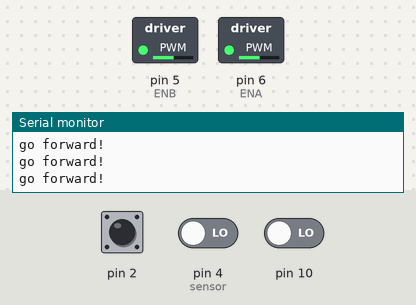
Bench run of a sketch on a simulated Arduino Uno, built with avr-gcc and run on an emulated ATmega328P. Parts: switched loads named in the sketch (green lamp = pin HIGH), the last lines printed to the serial monitor. Dashed ring = blinking. Inputs (shaded band) come from the test bench; at power-on: pin 4 (sensor) LOW, pin 2 HIGH, pin 10 LOW.

Above: at 1.2 s.
1.3 s: pin 4 (sensor) driven HIGH
At 1.7 s:
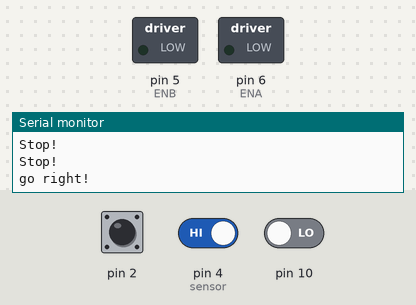
At 3.7 s:
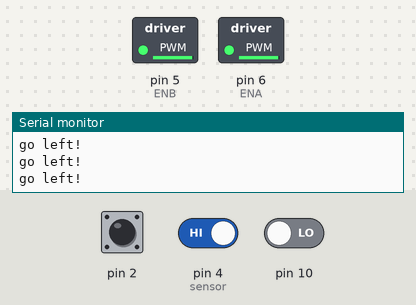
4.3 s: pin 4 (sensor) driven LOW
At 5.0 s:
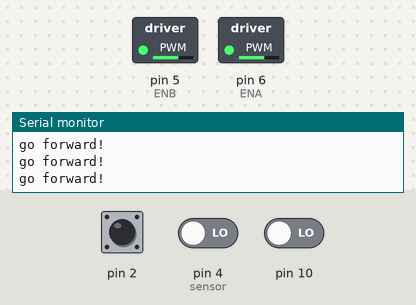
Timing chart, 0 to 7.3 s (numbered marks = the images above; inputs shaded):
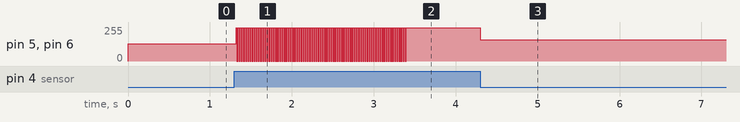

Measured:
- after the input at 1.3 s, pin 5 (ENB), pin 6 (ENA): alternates 250/255 for 0.01 s and 0/255 for 0.01 s, 161 changes in all, then stays 250/255, starting at once
- after the input at 4.3 s, pin 5 (ENB), pin 6 (ENA): 250/255 → 160/255 at once

The sketch:

Self-Driving-Car.ino
```cpp
//www.elegoo.com

//Line Tracking IO define
#define LT_R !digitalRead(10)//right sensor
#define LT_M !digitalRead(4)//middle sensor
#define LT_L !digitalRead(2)//left sensor

#define ENB 5 //left or right wheels speed
#define IN1 7
#define IN2 8
#define IN3 9
#define IN4 11
#define ENA 6 // left or right wheels speed

//keeps track how many times we cross stop line
int counter = 0;

//The turnCounter is used to bring the car back to the track
//when it loses it (precisely when the car run over a broken line)
int turnCounter = 0;

int carSpeed = 130;// You can play with this value.

//In some cases (zig-zag, brorken line) we need to memorize
//to which side we need ot turn and keep turning
//even if the sensor doesn't detect line anymore.
//This is the use of lft
bool lft = 0;


 void finish(){//checks if the car is at the finish line (three perpendicular lines) and manipulates counter
     if(LT_L&&LT_M &&LT_R){//if all sensors are off -  we are on the finish line or out of the track
      forward();
        counter++;
        Serial.println( "Counter is:");
        Serial.println(counter,DEC);
    }
     if(counter >=3 ){
        stop();
     }
  }
//This method will kick in when the line become brocken.
//Once activated the car will remain under its control even if the line is not broken anymore.
//This regime is NOT suitable for other configurations of the line and you may want to change it.
//This method works so because it was initialy writen for a specific competition.
  void brokenLine(){
    if(turnCounter >80){
      back();
       while(!LT_M){
          if(lft){
            right();
          }else{
            left();
          }
        }
        carSpeed = 160;
      while(counter<3){
        if(LT_L){
         leftS();
        }
        else if(LT_R){
          rightS();
        }
        while(LT_M&& counter<3){
        forward();
        finish();
        }
      }
      while(true){
        stop;
      }
    }
  }

  void noTrack(){
    if(!LT_M){ //if it is beyound the track then reverse
      if(!LT_R){
        if(!LT_L){
          back();
          Serial.println("REVERSE");
          while(!(LT_M || LT_L || LT_R));
        }
      }
    }
  }

  void forward(){
    analogWrite(ENA, carSpeed);
    analogWrite(ENB, carSpeed);
    digitalWrite(IN1, HIGH);
    digitalWrite(IN2, LOW);
    digitalWrite(IN3, LOW);
    digitalWrite(IN4, HIGH);
    Serial.println("go forward!");
  }

  void back(){
    analogWrite(ENA, carSpeed);
    analogWrite(ENB, carSpeed);
    digitalWrite(IN1, LOW);
    digitalWrite(IN2, HIGH);
    digitalWrite(IN3, HIGH);
    digitalWrite(IN4, LOW);
    Serial.println("go back!");
  }

  void left(){
    if(carSpeed!=250){//reduce the speed if we are in sharp turn
    carSpeed = 250;
    }
    analogWrite(ENA, carSpeed);
    analogWrite(ENB, carSpeed);
    digitalWrite(IN1, LOW);
    digitalWrite(IN2, HIGH);//left wheels backwards
    digitalWrite(IN3, LOW);
    digitalWrite(IN4, HIGH);//right wheels on
    Serial.println("go left!");
  }

   void leftS(){// steer without other side wheels to move backwards
//  if(carSpeed!=250){//increase the speed. Its not a sharp turn
//  carSpeed = 250;
//  }
  analogWrite(ENA, carSpeed);
  analogWrite(ENB, carSpeed);
  digitalWrite(IN1, LOW);
  digitalWrite(IN2, LOW);
  digitalWrite(IN3, LOW);
  digitalWrite(IN4, HIGH);
  Serial.println("go leftSpeed!");
}


  void right(){
   if(carSpeed!=250){//reduce the speed if we are in sharp turn
    carSpeed = 250;
    }
    analogWrite(ENA, carSpeed);
    analogWrite(ENB, carSpeed);
    digitalWrite(IN1, HIGH);//right wheels on
    digitalWrite(IN2, LOW);
    digitalWrite(IN3, HIGH);//left wheels backward
    digitalWrite(IN4, LOW);
    Serial.println("go right!");
  }

   void rightS(){// steer without other side wheels to move backwards
//   if(carSpeed!=250){//increase the speed. Its not a sharp turn
//  carSpeed = 250;
//  }
  analogWrite(ENA, carSpeed);
  analogWrite(ENB, carSpeed);
  digitalWrite(IN1, HIGH);
  digitalWrite(IN2, LOW);
  digitalWrite(IN3, LOW);
  digitalWrite(IN4, LOW);
  Serial.println("go rightSpeed!");
}


  void stop(){
     digitalWrite(ENA, LOW);
     digitalWrite(ENB, LOW);
     Serial.println("Stop!");
  }

  void setup(){
    Serial.begin(9600);
  }

  void loop() {

    while(LT_M){
     // finish();
     //reset counter once the middle sensor is activated
       if(turnCounter>0){
        turnCounter = 0;
      }
     // noTrack();
      if(LT_L){
        lft = true; // if left sensor detects lft = true
      }else if(LT_R){
        lft = false;//if right sesnor detects lft = false
      }
      forward();

    }

   //we need ot stop from time to time
   //as this improves the reactions
   stop();

   if(lft && counter<3){
    left();
    if(counter >0){
      counter = 0;
    }
    turnCounter++;
   }
   else if(!lft && counter<3){
    right();
    if(counter>0){
      counter = 0;
    }
    turnCounter++;
   }
   stop();
   brokenLine();
   carSpeed = 130;


  }
```
